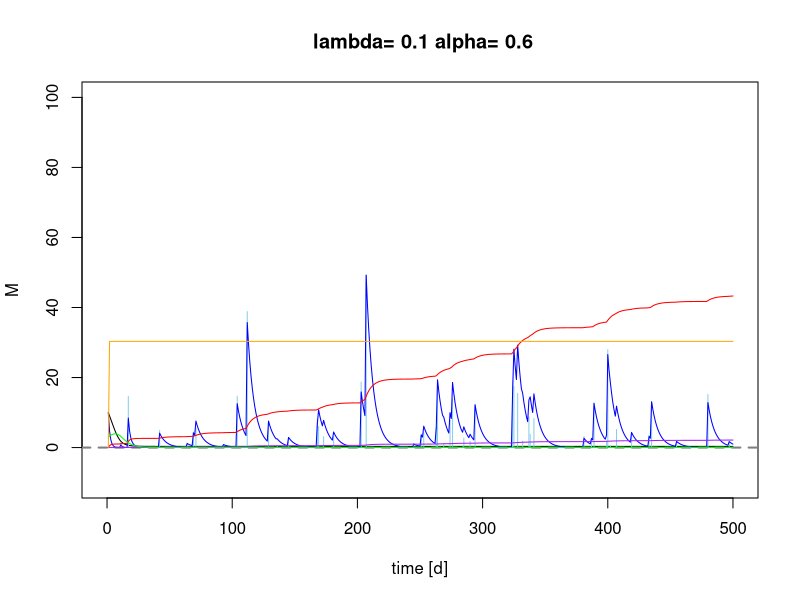
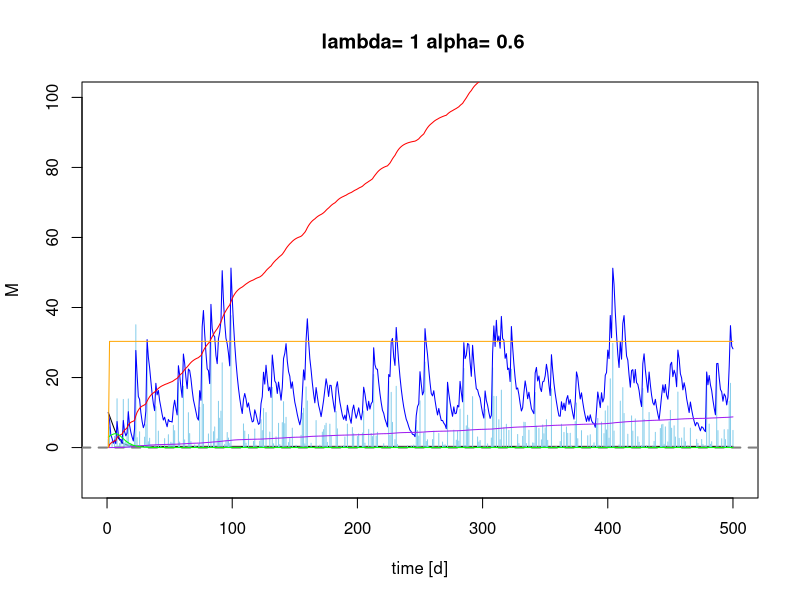
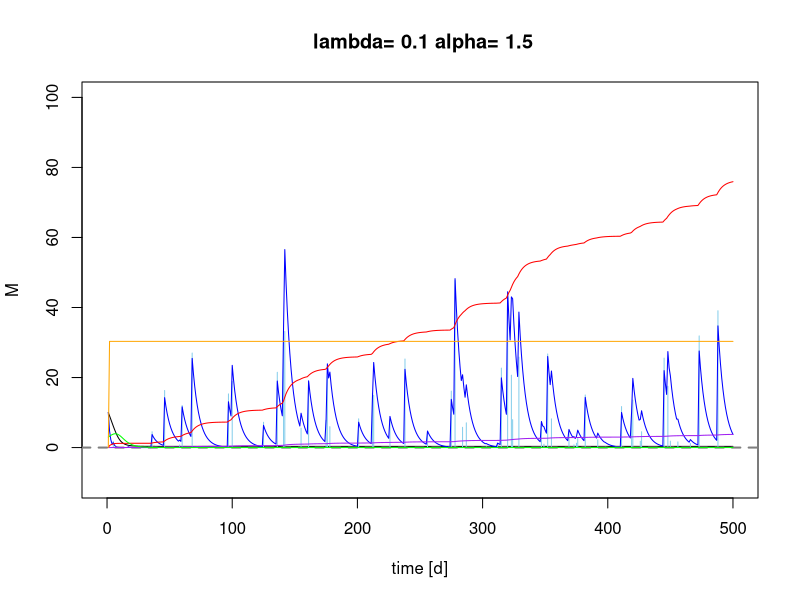
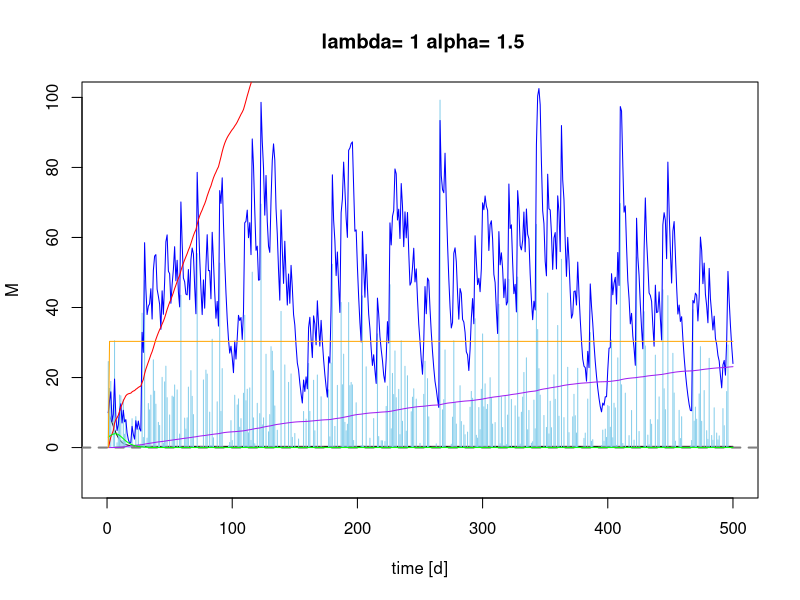
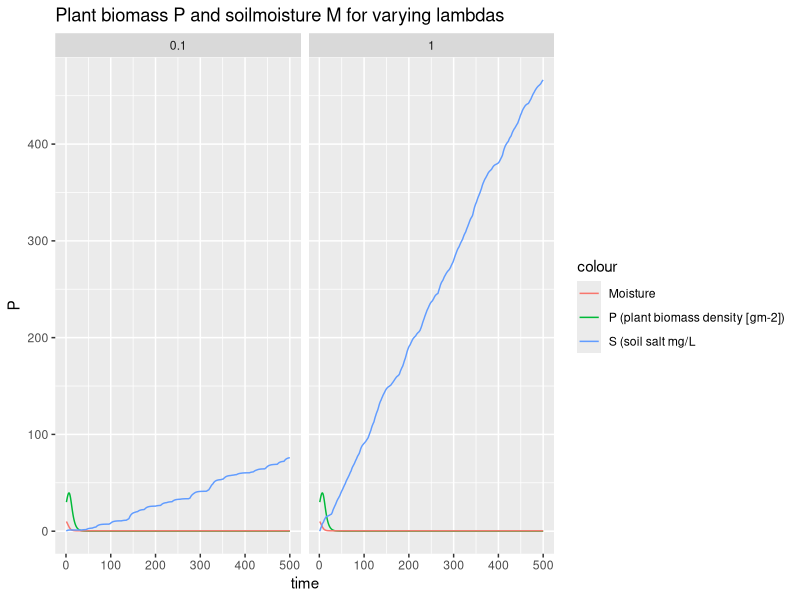
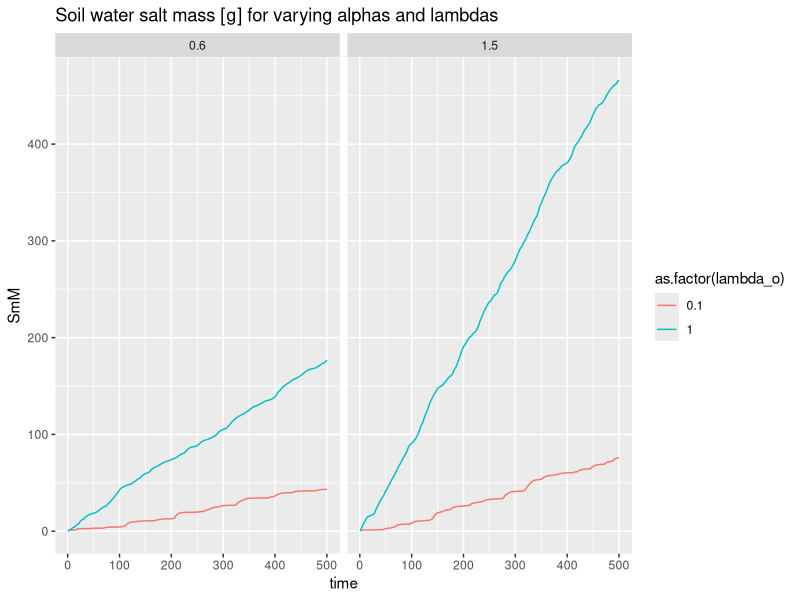

Source code (R) for these figures, in order:
## ---- chunk 1

 # Sandy Clay Loam
    n<-0.367 # porosity
    # more soil variables for evaporation & losses
    # Hydraulic conductivity
    K_s<-52.08*10 # mm/day
    # campbell's b
    b<-6.4069 # neurotheta sandy clay loam
    # van Genuchten parameters
#     avg <- 0.0521
#     nvg <- 1.237
    s_fc<-0.2677/n # Field capacity
    # This is the bubbling pressure
    psi_s_bar<--1.2E-3 #
 
   h1bar =  -psi_s_bar 
   hb = psi_s_bar*-10^5 # mm
 

  Z =1000 # [mm] actual groundwater depth 

# parameters describing the soil
  soilpar <- list(b = b, n = n, s_fc = s_fc, K_s = K_s, 
                psi_s_bar = psi_s_bar, h1bar = h1bar, hb = hb)
    #................................................
    # Vegetation 1 (Grass)
    # paspalum secateum F-I and R-I, 2004

    Zr = 400 # soil depth (mm)   Check Also Table 2...Fernandez-Illescas and Rodriguez-Iturbe...2001


 # parameters describing the root zone   
  vegpar <- list(Zr = Zr)


# parameters describing plant dynamics and salt features

  alpha_i=1 #maximum infiltration rate per day (K_s and therefore soil type dependency in balances function code)

  k=12 # Saco et al, 2013
  W0=0.2 # Saco et al, 2013
  gmax=0.05 # Saco et al, 2013
  k1=5 # Saco et al, 2013
  c=10  # Saco et al, 2013
  f= 0.8  # f is the soil salt leaching efficiency (whether some salt is retained)
  ConcConst = 0.1 # ConcConst is the concentration of the salt in the infiltrating water in g/l
  CM.gw = 0.1 # salt concentration in groundwater
  d=0.24# fraction of plant mortality
  
  par <- list(alpha_i=alpha_i,k=k, W0=W0, gmax=gmax, k1=k1, c=c, f=f, ConcConst=ConcConst, CM.gw= CM.gw, d=d)
## ---- chunk 2
Infil <- function(h,P, par){
  
  I=par$alpha_i*h*(P+par$k*par$W0)/(P+par$k)
  
  return (I)
}
## ---- chunk 3

WU <- function(M,P,par){ 
# using Svir in here means scaling Svir back to M, easier to do at Svir in balances  
#  WU=par$gmax*((M*(1+Svir))/(((M*(1+Svir))+par$k1)))*P 
  WU=par$gmax*(M/((M+par$k1)))*P 
  
  return(WU)
}
## ---- chunk 4
#******************************************
# based on Salvucci, 1993
L_n <- function(M,Z,soilpar,vegpar) {
   Zr <- vegpar$Zr
   hb <- - soilpar$psi_s_bar*10^5 # (mm?)
   soilpar$s_fc <- (Z/hb)^(-1/soilpar$b)
   
   s=M/(soilpar$n*vegpar$Zr)
  
   psi = hb*s^-soilpar$b
 
   m=2 + 3/soilpar$b#5.64  # in Salvucci's paper it is called n, but I called it m here to not confuse it with porosity


q <-((Z/hb)^(-m)-(psi/hb)^(-m))/(1+(psi/hb)^(-m)+(m-1)*(Z/hb)^(-m))#/(soilpar$n*Zr) # 

# Mass flux

flux <- soilpar$K_s*q

return(flux)
}



## ---- chunk 5
Precip <- function(time,alpha,lambda,delta) {
  # generate a vector of times between rainfall events > delta
  f_P<-floor(rexp(time,lambda*exp(-delta/alpha))) # vector of times between rainfall occurrences (equation 4 & 8)
  # generate a binary vector from this (impulse function)
  binary.vec <- unlist(lapply(1:time,function(i) c(rep(0,f_P[i]),1)))
  R <- rexp(length(binary.vec),1/alpha)*binary.vec 
  return(R[1:time])
}
## ---- chunk 6

Gr <- function(M,P,par) { 
  
  Gr = par$c*WU(M,P,par)
  
  return(Gr)
}
## ---- chunk 7
Mo <- function(P,M,Svir,par) {
  # needs to be M/Svir because both are "large" numbers
  # you want a number ~1 for multiplication, or <0.1 for addition
  Mo = P*(par$d*(M/Svir))
  
  return(Mo)

}
## ---- chunk 8
balances <- function(Rain, par, plotit=T,
                      soilpar,
                      vegpar){
   

  
# Storage vectors for the daily steps are initialized.

   M <- rep(0,length(Rain)) # soil moisture [mm]
   h <- rep(0,length(Rain)) # infiltration depth [mm]
   P <- rep(0,length(Rain)) #biomass density []
   CM<- rep(0,length(Rain)) # Salt concentration in soil water in g/L or g/mm
   SmI<- rep(0,length(Rain)) # Salt mass in infiltrating water [g]
   SmM <- rep(0,length(Rain)) # Salt mass in soil water [g]
   In <- rep(0,length(Rain)) # infiltration [mm]

   Svir <- rep(0,length(Rain)) # virtual saturation
   flux<- rep(0,length(Rain)) # drainage and capillary rise flux, according to sign



# Initial values to start the simulation.

   
   M[1] <- 10
   h[1] <- 10 
   P[1] <- 30
   CM[1]<- 0
   Svir[1] <- M[1]



# We decided to split the numerical calculations for the daily into 12 substeps.

   deltat <- 12 # split in 12 increments

  
# Storage vectors for the substeps are initialized.

   M_sub <- rep(0,deltat)
   h_sub <- rep(0,deltat)
   I_sub <- rep(0,deltat)
   WU_sub <-rep(0,deltat) # Water uptake in mm
   P_sub <- rep(0,deltat) 
   Gr_sub <- rep(0,deltat) # Growth of biomass
   Mo_sub<- rep(0,deltat) # Mortality of biomass
   SmI_sub <- rep(0,deltat) 
   SmM_sub<- rep(0,deltat) 
   CM_sub<- rep(0,deltat) 
  Svir_sub <- rep(0,deltat) # virtual saturation

   flux_sub<-rep(0,deltat) # calculates leakage loss without evaporation loss

   U_salt <-rep(0,deltat) # Salt mass rising
   L_salt <-rep(0,deltat) # salt mass drained


  
   timeincr= 1/deltat
   
  for (t in 2:length(Rain)){
    
    for (tt in 1:(deltat-1)) {
      
      h.old <- ifelse(tt==1,h[t-1],h_sub[tt])
      P.old <- ifelse(tt==1,P[t-1],P_sub[tt])
      M.old <- ifelse(tt==1,M[t-1],M_sub[tt])
      SmI.old <-ifelse(tt==1,SmI[t-1],SmI_sub[tt])
      CM.old <-ifelse(tt==1,CM[t-1],CM_sub[tt])
      Svir.old <-ifelse(tt==1,Svir[t-1],Svir_sub[tt])


# Balance for water depth on soil


h_sub[tt+1] <- h.old + ifelse(tt==1,(10*Rain[t]),0) - Infil(h.old, P.old,par)*timeincr

# Infiltration
ifelse(h_sub[tt+1]<soilpar$K_s, soilpar$alpha_i <- 1, soilpar$alpha_i<- (1-(h_sub[tt+1]-soilpar$K_s)/h_sub[tt+1]))
     
       I_sub[tt] <- Infil(h.old, P.old,par)*timeincr

#  1. Update soil moisture with infiltration

      M_sub[tt + 1] <- M.old + I_sub[tt]      
      
# # Now do all plant uptake and growth
# # water uptake by plants: include infiltration in available water
# 
#       WU_sub[tt] <- WU(M=Svir.old,P.old,par)*timeincr 
#       
#       # growth rate
#       Gr_sub[tt] <- Gr(M=Svir.old, P.old,par)*timeincr 
#       # Mortality
#       Mo_sub[tt]<- Mo(P.old,M=M.old, Svir=Svir.old, par)*timeincr
#       # calculate plant biomass balance
#       P_sub[tt + 1] <- P.old + Gr_sub[tt]- Mo_sub[tt] 
      
      
# re-calculate water balance
# 2. before leaching
#       M_sub[tt + 1] <- M.old + I_sub[tt] - WU_sub[tt] #- L_sub[tt] 

# Calculate salt concentration in the soil

 # 3. calculate leaching and capillary rise amount
  flux_sub[tt+1]<-do.call(L_n,list(M=M_sub[tt+1],Z=Z,soilpar=soilpar,vegpar=vegpar))

# 4. final adjust soil moisture for leaching or capillary rise
 
   M_sub[tt + 1] <-  M_sub[tt + 1] + flux_sub[tt+1]*timeincr

# Now do all plant uptake and growth
# water uptake by plants: include infiltration in available water

      WU_sub[tt] <- WU(M=Svir.old,P.old,par)*timeincr 
      
      # growth rate
      Gr_sub[tt] <- Gr(M=Svir.old, P.old,par)*timeincr 
      # Mortality
      Mo_sub[tt]<- Mo(P.old,M=M.old, Svir=Svir.old, par)*timeincr
      # calculate plant biomass balance
      P_sub[tt + 1] <- P.old + Gr_sub[tt]- Mo_sub[tt] 

 M_sub[tt + 1] <- M.old  - WU_sub[tt]

# calculate saltbalance

# Salt leaching
    L_salt[tt+1] <- ifelse(flux_sub[tt+1]<0, par$f*CM_sub[tt+1]*flux_sub[tt+1]*timeincr,0) # leaching of salt

# salt upflow
    U_salt[tt+1] <- ifelse(flux_sub[tt+1]>0, par$CM.gw*flux_sub[tt+1]*timeincr,0) # rise of salt

# salt mass coming in with infiltration
      SmI_sub[tt+1]<- SmI.old + I_sub[tt]*par$ConcConst 

#salt mass in soil
     SmM_sub[tt+1] <- SmI_sub[tt+1] + U_salt[tt+1] - L_salt[tt+1]
# salt concentration in soil
   CM_sub[tt+1]<- (SmM_sub[tt+1]/M_sub[tt+1])*(1/58.44) # 
    
# Virtual saturation (Shah et al., 2012), here in [mm] to be in the same unit as M
    Svir_sub[tt + 1]<-soilpar$n*vegpar$Zr*((soilpar$h1bar*10^-1)^(1/soilpar$b))*
                     ((soilpar$h1bar*10^-1)*(M_sub[tt + 1]/
                       (soilpar$n*vegpar$Zr))^(-soilpar$b)
                       +(3.6*CM_sub[tt + 1]))^(-1/soilpar$b)

    } 
  
# Aggregating the substep results to daily values.

    P[t] = P_sub[deltat]
    M[t] = M_sub[deltat]
    h[t] = h_sub[deltat]
    CM[t] = CM_sub[deltat]
    SmM[t] = SmM_sub[deltat] 
    SmI[t]=SmI_sub[deltat]
    In[t]= sum(I_sub)
    flux[t] = sum(flux_sub)
    Svir[t] = Svir_sub[deltat]

}


# Plotting
 
if (plotit==T) {  
  plot(M, type="l",ylim=c(-10,100),xlim=c(0,time),xlab=("time [d]"), main=paste(" lambda=", lambda[j],"alpha=", alpha[i]))
  points(Rain*10, type="h", col="skyblue")
   
    lines(h,type="l", col="blue")
    abline(h=0, col="Gray50",lwd=2,lty=2)

    lines(SmM,type="l", col="red")
    lines(CM,type="l", col="purple")
    lines(P/10,type="l", col="green")
    lines(flux,type="l", col="orange")
  
 
#  legend("topright", title="Variables",cex=1, pt.cex=0.2, c("Moisture [mm]","Rainfall [mm]*10","overland flow depth[mm] ","salt mass in soil water [g]", "salt concentration in soil water [g/l]", "Plant biomass density [g/m^2]/10"),
#          col=c("black","skyblue","blue","red","purple","green"),lty=1)
#  
}

Out <- data.frame(P=P,M=M,h=h, CM=CM, SmM=SmM, In=In, flux=flux, Svir=Svir)
return(Out)
}
## ---- chunk 9
alpha <- c(0.6,1.5) 
lambda <- c(0.1,1)

Store <- list()
sub_store <- list()
time <- 500
delta <- 0
set.seed(1000)
## ---- chunk 10
#source("Rainfall.R")


for (i in 1:length(alpha)) {
  
for (j in 1:length(lambda)) {
    # generate the rainfall
    Rain <- Precip(time,alpha[i],lambda[j],delta)
    Rainlist <- data.frame(Precip(time,alpha[i],lambda[j],delta)) 
    
    sub_store[[j]] <-data.frame(alpha_o=rep(alpha[i],time),
                                lambda_o=rep(lambda[j],time),
                                balances(Rain,plotit=T, par=par,
                                soilpar, vegpar))
  }
  Store[[i]] <- sub_store
}
## ---- chunk 11
require(ggplot2)
lambda_sum <- do.call(rbind,Store[][[2]])
lambda_sum$time <- rep(1:time,length(lambda))

pl <- ggplot(lambda_sum,aes(x=time,y=P, colour="P (plant biomass density [gm-2])")) + geom_line()
pl  <- pl + geom_line(aes(x=time,y=M, colour="Moisture"))  
pl <- pl +  facet_wrap(~lambda_o)   
pl  + ggtitle("Plant biomass P and soilmoisture M for varying lambdas") +  geom_line(aes(x=time, y=SmM, colour= "S (soil salt mg/L")) + theme(plot.title = element_text(lineheight=.4))
## ---- chunk 12
lambda_sum_all <- do.call(rbind,do.call(rbind,Store))
lambda_sum_all$time <- rep(rep(1:time,length(lambda)),length(alpha))


pa <- ggplot(lambda_sum_all,aes(x=time,y=SmM,col=as.factor(lambda_o))) + geom_line(linetype=1) 
# pa <- pa + + scale_color_gradient(low="blue", high="red")
pa <- pa  + facet_wrap(~alpha_o) + ggtitle("Soil water salt mass [g] for varying alphas and lambdas") + theme(plot.title = element_text(lineheight=.4))
pa  
